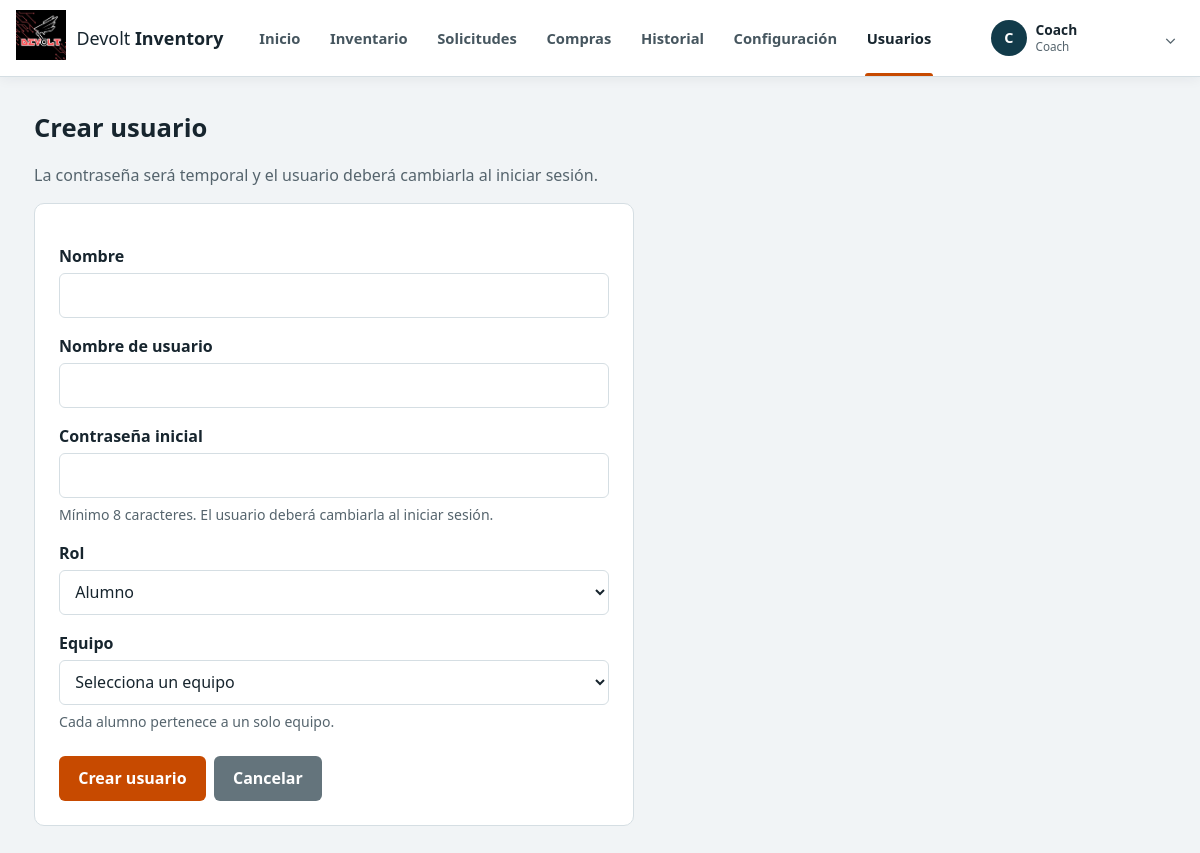
The page /usuarios/nuevo (signed in) on the database its author committed.
### tables this page shows
CREATE TABLE usuarios (
    id                    INTEGER PRIMARY KEY AUTOINCREMENT,
    nombre                TEXT NOT NULL,
    username              TEXT NOT NULL UNIQUE,
    password_hash         TEXT NOT NULL,          -- nunca se guarda la contraseña real
    rol                   TEXT NOT NULL CHECK (rol IN ('alumno', 'mentor', 'coach')),
    equipo_id             INTEGER REFERENCES equipos(id),
    activo                INTEGER NOT NULL DEFAULT 1,   -- 0 = cuenta eliminada (se conserva el historial)
    debe_cambiar_password INTEGER NOT NULL DEFAULT 0,
    fecha_creacion        TEXT NOT NULL DEFAULT (datetime('now', 'localtime')),
    -- Regla 1: todo alumno pertenece a un equipo
    CHECK (rol <> 'alumno' OR equipo_id IS NOT NULL)
);

### routes/usuarios.py (the view, shortened to what this page needs)
@bp.route("/usuarios/nuevo", methods=["GET", "POST"])
@rol_requerido("coach")
def nuevo():
    equipos = models.obtener_equipos()
    return render_template("usuario_formulario.html", modo="nuevo", usuario=None, equipos=equipos)

### app.py (called while the page is built)
@app.before_request
def revisar_sesion():
    if request.endpoint == "static" or "usuario_id" not in session:
        return None
    usuario = models.obtener_usuario_con_equipo(session["usuario_id"])
    if usuario is None or not usuario["activo"]:
        session.clear()
        flash("Tu cuenta está desactivada. Habla con el Coach.", "error")
        return redirect(url_for("auth.login"))
    session["nombre"] = usuario["nombre"]
    session["rol"] = usuario["rol"]
    session["equipo_id"] = usuario["equipo_id"]
    session["equipo_nombre"] = usuario["equipo_nombre"]
    session["debe_cambiar"] = bool(usuario["debe_cambiar_password"])
    paginas_libres = ("auth.cambiar_password", "auth.logout")
    if session["debe_cambiar"] and request.endpoint not in paginas_libres:
        return redirect(url_for("auth.cambiar_password"))
    return None

### database.py (called while the page is built)
def conectar():
    conexion = sqlite3.connect(RUTA_DB)
    conexion.row_factory = sqlite3.Row            # permite usar fila["nombre"]
    conexion.execute("PRAGMA foreign_keys = ON")  # SQLite no revisa las claves foráneas si no se pide
    return conexion

def get_db():
    if "db" not in g:
        g.db = conectar()
    return g.db

def cerrar_db(error=None):
    conexion = g.pop("db", None)
    if conexion is not None:
        conexion.close()

### models.py (called while the page is built)
def obtener_usuario_con_equipo(usuario_id):
    return get_db().execute(
        "SELECT u.*, e.nombre AS equipo_nombre FROM usuarios u "
        "LEFT JOIN equipos e ON e.id = u.equipo_id WHERE u.id = ?", (usuario_id,)
    ).fetchone()

def obtener_equipos():
    return get_db().execute("SELECT id, nombre FROM equipos ORDER BY id").fetchall()

### permisos.py (called while the page is built)
def login_requerido(funcion):
    @wraps(funcion)   # conserva el nombre original de la función (Flask lo necesita)
    def envoltura(*args, **kwargs):
        if "usuario_id" not in session:
            return redirect(url_for("auth.login"))
        return funcion(*args, **kwargs)
    return envoltura

def rol_requerido(*roles_permitidos):
    def decorador(funcion):
        @login_requerido              # primero se exige tener sesión
        @wraps(funcion)
        def envoltura(*args, **kwargs):
            if session.get("rol") not in roles_permitidos:
                abort(403)            # sesión válida, pero sin permiso para esta página
            return funcion(*args, **kwargs)
        return envoltura
    return decorador

### templates/usuario_formulario.html (shortened to what this page needs)
{% extends "base.html" %}
{% set es_edicion = modo == 'editar' %}
{% block contenido %}
<h1>{{ 'Editar usuario' if es_edicion else 'Crear usuario' }}</h1>
<p class="suave">
  {% if es_edicion %}
    Modifica los datos y permisos de la cuenta.
  {% else %}
    La contraseña será temporal y el usuario deberá cambiarla al iniciar sesión.
  {% endif %}
</p>
<div class="tarjeta formulario-amplio">
  <form method="post">
    <label for="nombre">Nombre</label>
    <input id="nombre" name="nombre" type="text" maxlength="100" required
           value="{{ usuario.nombre if usuario else '' }}" autocomplete="name">
    <label for="username">Nombre de usuario</label>
    <input id="username" name="username" type="text" maxlength="50" required
           value="{{ usuario.username if usuario else '' }}" autocomplete="username">
    {% if not es_edicion %}
    <label for="password">Contraseña inicial</label>
    <input id="password" name="password" type="password" minlength="8" required autocomplete="new-password">
    <p class="ayuda">Mínimo 8 caracteres. El usuario deberá cambiarla al iniciar sesión.</p>
    {% endif %}
    <label for="rol">Rol</label>
    <select id="rol" name="rol" required>
      <option value="alumno" {% if usuario and usuario.rol == 'alumno' %}selected{% endif %}>Alumno</option>
    </select>
    <div id="campo-equipo">
      <label for="equipo_id">Equipo</label>
      <select id="equipo_id" name="equipo_id">
        <option value="">Selecciona un equipo</option>
      </select>
      <p class="ayuda">Cada alumno pertenece a un solo equipo.</p>
    </div>
    <div class="fila-botones">
      <button class="boton" type="submit">{{ 'Guardar cambios' if es_edicion else 'Crear usuario' }}</button>
      <a class="boton secundario" href="{{ url_for('usuarios.lista') }}">Cancelar</a>
    </div>
  </form>
</div>
{% endblock %}

### templates/base.html (shortened to what this page needs)
<!DOCTYPE html>
<html lang="es">
<head>
  <link rel="stylesheet" href="{{ url_for('static', filename='css/estilo.css') }}">
</head>
<body>
{% if session.usuario_id %}
<header class="barra-superior">
  <div class="barra-contenedor">
    <a class="marca" href="{{ url_for('dashboard.inicio') }}" aria-label="Ir al dashboard">
<span><img class="logo" src="{{ url_for('static', filename='images/piezas/logo devolt.jpg') }}" alt="Devolt Inventory"></span>
      <span class="marca-texto">Devolt <strong>Inventory</strong></span>
    </a>
    <nav class="nav-principal" aria-label="Navegación principal">
      <a href="{{ url_for('dashboard.inicio') }}"
         class="{{ 'activo' if request.endpoint == 'dashboard.inicio' }}">Inicio</a>
      <a href="{{ url_for('inventario.lista') }}"
         class="{{ 'activo' if request.endpoint and request.endpoint.startswith('inventario.') and not request.endpoint.startswith('inventario.solicitudes') and not request.endpoint.startswith('inventario.nueva_solicitud_compra') }}">Inventario</a>
      <a href="{{ url_for('inventario.solicitudes') }}"
         class="{{ 'activo' if request.endpoint == 'inventario.solicitudes' }}">Solicitudes</a>
      <a href="{{ url_for('inventario.solicitudes_compra') }}"
         class="{{ 'activo' if request.endpoint and (request.endpoint.startswith('inventario.solicitudes_compra') or request.endpoint == 'inventario.nueva_solicitud_compra') }}">Compras</a>
      {% if session.rol in ('mentor', 'coach') %}
      <a href="{{ url_for('historial.lista') }}"
         class="{{ 'activo' if request.endpoint and request.endpoint.startswith('historial.') }}">Historial</a>
      {% endif %}
      {% if session.rol in ('mentor', 'coach') %}
      <a href="{{ url_for('configuracion.inicio') }}"
         class="{{ 'activo' if request.endpoint and request.endpoint.startswith('configuracion.') }}">Configuración</a>
      {% endif %}
      {% if session.rol == 'coach' %}
      <a href="{{ url_for('usuarios.lista') }}"
         class="{{ 'activo' if request.endpoint and request.endpoint.startswith('usuarios.') }}">Usuarios</a>
      {% endif %}
    </nav>
    <details class="cuenta-menu">
      <summary>
        <span class="cuenta-avatar">{{ session.nombre[:1]|upper }}</span>
        <span class="cuenta-info">
          <strong>{{ session.nombre }}</strong>
          <small>{{ session.rol|capitalize }}{% if session.equipo_nombre %} · {{ session.equipo_nombre }}{% endif %}</small>
        </span>
        <span class="cuenta-flecha" aria-hidden="true">⌄</span>
      </summary>
    </details>
  </div>
</header>
{% endif %}
<div class="{{ 'layout' if session.usuario_id else 'pagina-sola' }}">
  <main class="contenido">
    {% block contenido %}{% endblock %}
  </main>
</div>
</body>
</html>

### static/css/estilo.css (style rules this page uses)
:root { --papel: #f1f4f6; --superficie: #ffffff; --tinta: #17252e; --suave: #55646d; --borde: #d5dee3; --lateral: #123b4a; --acento: #c74a00; --acento-oscuro: #a23c00; --error-fondo: #fdecea; --error-texto: #8e1b10; --ok-fondo: #e6f4ec; --ok-texto: #17643c; --deimos: #8a0ef6; --phobos: #eb7216; --kova: #b35aad; }
* { box-sizing: border-box; }
body { margin: 0; background: var(--papel); color: var(--tinta); font-family: "Segoe UI", system-ui, -apple-system, Roboto, Arial, sans-serif; line-height: 1.5; }
h1 { font-size: 1.6rem; margin: 0 0 .5rem; }
.suave { color: var(--suave); }
.layout { min-height: calc(100vh - 76px); }
.contenido { padding: 2rem 1.5rem 3rem; max-width: 1180px; width: 100%; margin: 0 auto; }
.barra-superior { position: sticky; top: 0; z-index: 1000; background: rgba(255,255,255,.97); border-bottom: 1px solid var(--borde); box-shadow: 0 2px 12px rgba(23,37,46,.06); backdrop-filter: blur(8px); }
.barra-contenedor { min-height: 76px; width: min(1320px, calc(100% - 2rem)); margin: 0 auto; display: flex; align-items: center; gap: 1.4rem; }
.marca { display: inline-flex; align-items: center; gap: .65rem; flex: 0 0 auto; color: var(--tinta); text-decoration: none; font-size: 1.12rem; white-space: nowrap; }
.marca-texto strong { font-weight: 750; }
.nav-principal { display: flex; align-items: stretch; align-self: stretch; gap: .15rem; flex: 1; }
.nav-principal a { position: relative; display: flex; align-items: center; color: #46565f; text-decoration: none; font-weight: 600; padding: 0 .85rem; font-size: .92rem; transition: color .15s ease, background .15s ease; }
.nav-principal a::after { content: ''; position: absolute; left: .75rem; right: .75rem; bottom: 0; height: 3px; background: transparent; border-radius: 3px 3px 0 0; }
.nav-principal a.activo { color: var(--tinta); }
.nav-principal a.activo::after { background: var(--acento); }
.cuenta-menu { position: relative; flex: 0 0 auto; }
.cuenta-menu summary { list-style: none; cursor: pointer; display: flex; align-items: center; gap: .55rem; padding: .35rem .45rem .35rem .35rem; border-radius: 8px; }
.cuenta-avatar { width: 36px; height: 36px; border-radius: 50%; display: grid; place-items: center; background: var(--lateral); color: #fff; font-weight: 800; font-size: .9rem; }
.cuenta-info { display: flex; flex-direction: column; min-width: 120px; line-height: 1.2; }
.cuenta-info strong { font-size: .86rem; white-space: nowrap; overflow: hidden; text-overflow: ellipsis; max-width: 180px; }
.cuenta-info small { color: var(--suave); font-size: .73rem; margin-top: .15rem; white-space: nowrap; overflow: hidden; text-overflow: ellipsis; max-width: 190px; }
.cuenta-flecha { color: var(--suave); font-size: 1rem; }
.logo { width: 50px; height: auto; }
.tarjeta { background: var(--superficie); border: 1px solid var(--borde); border-radius: 10px; padding: 1.5rem; }
label { display: block; font-weight: 600; margin: 1rem 0 .3rem; }
input { width: 100%; padding: .6rem .7rem; border: 1px solid var(--borde); border-radius: 6px; font: inherit; background: #fff; color: var(--tinta); }
.boton { display: inline-block; margin-top: 1.25rem; padding: .65rem 1.2rem; border: 0; border-radius: 6px; background: var(--acento); color: #fff; font: inherit; font-weight: 600; cursor: pointer; text-decoration: none; }
.boton.secundario { background: #64747c; }
.formulario-amplio { max-width: 600px; }
select { width: 100%; padding: .6rem .7rem; border: 1px solid var(--borde); border-radius: 6px; font: inherit; background: #fff; color: var(--tinta); }
.ayuda { color: var(--suave); font-size: .88rem; margin: .35rem 0 0; }
.fila-botones { display: flex; flex-wrap: wrap; gap: .5rem; margin-top: .25rem; }
.fila-botones .boton { margin-top: 1.25rem; }

### rows shown on the page
usuarios: nombre "C", nombre "Coach", rol "Coach"

### other values the page prints
{{ 'Editar usuario' if es_edicion else 'Crear usuario' }} "Crear usuario"
{{ 'Guardar cambios' if es_edicion else 'Crear usuario' }} "Crear usuario"
